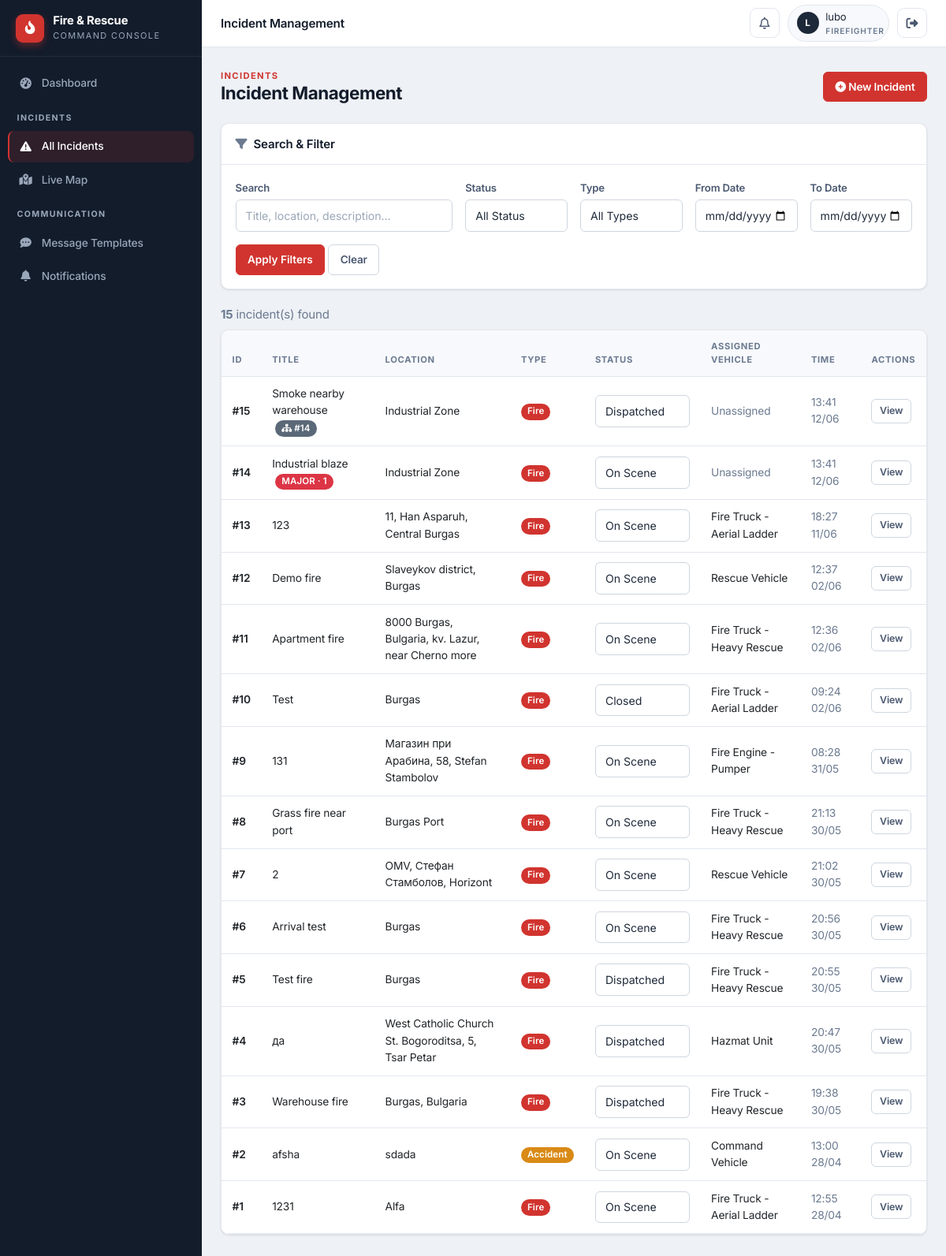
/staff/incidents (signed in), run on the app's committed database.
### app/models/incident.py (models this page shows)
class Incident(db.Model):
    id = db.Column(db.Integer, primary_key=True)
    title = db.Column(db.String(100), nullable=False)
    location = db.Column(db.String(200), nullable=False)
    incident_type = db.Column(db.String(50), nullable=False)
    description = db.Column(db.Text)
    status = db.Column(db.String(20), default='Reported')
    reported_by = db.Column(db.Integer, db.ForeignKey('user_model.id'))
    reported_at = db.Column(db.DateTime, default=datetime.datetime.utcnow)
    assigned_vehicle_id = db.Column(db.Integer, db.ForeignKey('vehicle.id'), nullable=True)
    latitude = db.Column(db.Float, nullable=True)
    longitude = db.Column(db.Float, nullable=True)
    dispatched_at = db.Column(db.DateTime, nullable=True)
    on_scene_at = db.Column(db.DateTime, nullable=True)
    closed_at = db.Column(db.DateTime, nullable=True)
    last_updated = db.Column(db.DateTime, default=datetime.datetime.utcnow, onupdate=datetime.datetime.utcnow)
    updated_by = db.Column(db.Integer, db.ForeignKey('user_model.id'), nullable=True)
    is_major = db.Column(db.Boolean, default=False)
    parent_incident_id = db.Column(db.Integer, db.ForeignKey('incident.id'), nullable=True)
    assigned_vehicle = db.relationship('Vehicle', foreign_keys=[assigned_vehicle_id])
    reporter = db.relationship('UserModel', foreign_keys=[reported_by], backref='reported_incidents')
    updater = db.relationship('UserModel', foreign_keys=[updated_by], backref='updated_incidents')
    children = db.relationship('Incident', backref=db.backref('parent', remote_side=[id]),
                               foreign_keys=[parent_incident_id])
    wind_direction = db.Column(db.Integer, nullable=True)  # degrees (0-360)
    wind_speed = db.Column(db.Float, nullable=True)  # km/h

### app/models/vehicle.py (models this page shows)
class Vehicle(db.Model):
    id = db.Column(db.Integer, primary_key=True)
    type = db.Column(db.String(50))
    location = db.Column(db.String(200))
    latitude = db.Column(db.Float, nullable=True)
    longitude = db.Column(db.Float, nullable=True)
    last_updated = db.Column(db.DateTime, default=datetime.datetime.utcnow, onupdate=datetime.datetime.utcnow)
    speed = db.Column(db.Float, nullable=True)
    heading = db.Column(db.Integer, nullable=True)
    status = db.Column(db.String(20), default='station')
    station_id = db.Column(db.Integer, db.ForeignKey('fire_station.id'), nullable=True)
    current_incident_id = db.Column(db.Integer, db.ForeignKey('incident.id'), nullable=True)
    route_polyline = db.Column(db.Text, nullable=True)      # JSON list of [lat, lng] along the road
    route_started_at = db.Column(db.DateTime, nullable=True)  # when the vehicle began driving
    route_total_seconds = db.Column(db.Float, nullable=True)  # animation duration (sped up for demo)
    route_real_seconds = db.Column(db.Float, nullable=True)   # real OSRM driving time, for ETA display
    route_distance_m = db.Column(db.Float, nullable=True)     # real route distance in meters
    route_dest_lat = db.Column(db.Float, nullable=True)
    route_dest_lng = db.Column(db.Float, nullable=True)
    current_incident = db.relationship('Incident', foreign_keys=[current_incident_id])
    firefighters = db.relationship('Firefighter', backref='assigned_vehicle', lazy=True)

### app/routes/incidents.py (the view, shortened to what this page needs)
@incidents_bp.route('/staff/incidents')
@login_required
def list_incidents():
    search_query = request.args.get('search', '')
    status_filter = request.args.get('status', '')
    type_filter = request.args.get('type', '')
    date_from = request.args.get('date_from', '')
    date_to = request.args.get('date_to', '')
    query = Incident.query
    if status_filter:
        query = query.filter(Incident.status == status_filter)
    if type_filter:
        query = query.filter(Incident.incident_type == type_filter)
    if date_from:
        date_from_obj = datetime.datetime.strptime(date_from, '%Y-%m-%d')
        query = query.filter(Incident.reported_at >= date_from_obj)
    if date_to:
        date_to_obj = datetime.datetime.strptime(date_to, '%Y-%m-%d') + datetime.timedelta(days=1)
        query = query.filter(Incident.reported_at <= date_to_obj)
    all_incidents = query.order_by(Incident.reported_at.desc()).all()
    all_statuses = db.session.query(Incident.status).distinct().all()
    all_types = db.session.query(Incident.incident_type).distinct().all()
    return render_template('staff/incidents/list.html',
                           incidents=all_incidents,
                           all_statuses=[s[0] for s in all_statuses],
                           all_types=[t[0] for t in all_types],
                           search_query=search_query,
                           status_filter=status_filter,
                           type_filter=type_filter,
                           date_from=date_from,
                           date_to=date_to)

### app/utils.py (called while the page is built)
def login_required(f):
    @wraps(f)
    def decorated_function(*args, **kwargs):
        if not session.get('logged_in'):
            flash('Please login to access the staff portal.', 'warning')
            return redirect(url_for('auth.staff_login'))
        return f(*args, **kwargs)
    return decorated_function

### app/templates/staff/incidents/list.html (shortened to what this page needs)
{% extends "staff/base.html" %}
{% block topbar_title %}Incident Management{% endblock %}
{% block content %}
<div class="page-head">
    <div>
        <div class="eyebrow">Incidents</div>
        <h1>Incident Management</h1>
    </div>
    <a href="{{ url_for('incidents.report_incident') }}" class="btn btn-primary">
        <i class="fa-solid fa-circle-plus"></i> New Incident
    </a>
</div>
<div class="card">
    <div class="card-header"><i class="fa-solid fa-filter text-muted me-2"></i>Search &amp; Filter</div>
    <div class="card-body">
        <form method="GET" action="{{ url_for('incidents.list_incidents') }}">
            <div class="row g-3">
                <div class="col-md-4">
                    <label class="form-label">Search</label>
                    <input type="text" name="search" class="form-control" value="{{ search_query }}" placeholder="Title, location, description…">
                </div>
                <div class="col-md-2">
                    <label class="form-label">Status</label>
                    <select name="status" class="form-select">
                        <option value="">All Status</option>
                    </select>
                </div>
                <div class="col-md-2">
                    <label class="form-label">Type</label>
                    <select name="type" class="form-select">
                        <option value="">All Types</option>
                    </select>
                </div>
                <div class="col-md-2">
                    <label class="form-label">From Date</label>
                    <input type="date" name="date_from" class="form-control" value="{{ date_from }}">
                </div>
                <div class="col-md-2">
                    <label class="form-label">To Date</label>
                    <input type="date" name="date_to" class="form-control" value="{{ date_to }}">
                </div>
            </div>
            <div class="mt-3">
                <button type="submit" class="btn btn-primary">Apply Filters</button>
                <a href="{{ url_for('incidents.list_incidents') }}" class="btn btn-outline-secondary">Clear</a>
            </div>
        </form>
    </div>
</div>
<div class="mb-2 text-muted"><strong>{{ incidents|length }}</strong> incident(s) found</div>
<div class="card mb-0">
    <div class="table-responsive">
        <table class="table table-hover mb-0">
            <thead>
                <tr>
                    <th>ID</th><th>Title</th><th>Location</th><th>Type</th><th>Status</th><th>Assigned Vehicle</th><th>Time</th><th>Actions</th>
                </tr>
            </thead>
            <tbody>
                {% for incident in incidents %}
                <tr>
                    <td class="fw-semibold">#{{ incident.id }}</td>
                    <td>
                        {{ incident.title }}
                        {% if incident.is_major %}
                        <span class="badge bg-danger ms-1" title="{{ incident.children|length }} linked incident(s)">MAJOR{% if incident.children %} · {{ incident.children|length }}{% endif %}</span>
                        {% elif incident.parent %}
                        <a href="{{ url_for('incidents.detail', incident_id=incident.parent.id) }}" class="badge bg-secondary ms-1 text-decoration-none" title="Part of Major Incident #{{ incident.parent.id }}">
                            <i class="fa-solid fa-sitemap"></i> #{{ incident.parent.id }}
                        </a>
                        {% endif %}
                    </td>
                    <td>{{ incident.location }}</td>
                    <td><span class="badge bg-{% if incident.incident_type == 'fire' %}primary{% elif incident.incident_type == 'rescue' %}success{% elif incident.incident_type == 'accident' %}warning{% else %}secondary{% endif %} text-capitalize">{{ incident.incident_type }}</span></td>
                    <td>
                        <div class="d-flex align-items-center">
                            <select class="form-select form-select-sm quick-status" data-incident="{{ incident.id }}" style="width:auto; min-width:120px;">
                                <option value="Dispatched" {% if incident.status == 'Dispatched' %}selected{% endif %}>Dispatched</option>
                                <option value="On Scene" {% if incident.status == 'On Scene' %}selected{% endif %}>On Scene</option>
                                <option value="Closed" {% if incident.status == 'Closed' %}selected{% endif %}>Closed</option>
                            </select>
                        </div>
                    </td>
                    <td>{% if incident.assigned_vehicle %}{{ incident.assigned_vehicle.type }}{% else %}<span class="text-muted">Unassigned</span>{% endif %}</td>
                    <td class="text-muted">{{ incident.reported_at.strftime('%H:%M %d/%m') }}</td>
                    <td><a href="{{ url_for('incidents.detail', incident_id=incident.id) }}" class="btn btn-sm btn-outline-secondary">View</a></td>
                </tr>
                {% endfor %}
            </tbody>
        </table>
    </div>
</div>
{% endblock %}

### app/static/css/theme.css (style rules this page uses)
:root { --bg: #eef1f5; --surface: #ffffff; --surface-2: #f7f9fc; --border: #e2e7ee; --border-strong: #cfd6e0; --ink: #131c2b; --ink-2: #1d2838; --ink-3: #2a3650; --ink-soft: #3a4860; --text: #1f2a3a; --text-2: #4a5870; --muted: #6b7a90; --on-dark: #e7ecf3; --on-dark-muted: #9aa7ba; --accent: #d1342f; --accent-dark: #ab2420; --accent-soft: #fdeceb; --success: #1f9d63; --success-soft: #e6f5ed; --warning: #d98a17; --warning-soft: #fbf1de; --info: #2b6cb0; --info-soft: #e6f0f9; --danger: #d1342f; --danger-soft: #fdeceb; --r-sm: 6px; --r: 10px; --r-lg: 14px; --shadow-xs: 0 1px 2px rgba(19, 28, 43, 0.06); --shadow-sm: 0 1px 3px rgba(19, 28, 43, 0.08), 0 1px 2px rgba(19, 28, 43, 0.04); --shadow-md: 0 4px 12px rgba(19, 28, 43, 0.08); --shadow-lg: 0 12px 28px rgba(19, 28, 43, 0.12); --sidebar-w: 256px; --topbar-h: 60px; --spacing-xs: 0.25rem; --spacing-sm: 0.5rem; --spacing-md: 1rem; --spacing-lg: 1.5rem; --spacing-xl: 2rem; --border-radius: var(--r); --border-radius-sm: var(--r-sm); --border-radius-lg: var(--r-lg); --primary-color: var(--accent); --secondary-color: var(--muted); --danger-color: var(--danger); }
* { box-sizing: border-box; }
html { -webkit-text-size-adjust: 100%; }
body { font-family: 'Inter', -apple-system, BlinkMacSystemFont, 'Segoe UI', Roboto, sans-serif; color: var(--text); background: var(--bg); font-size: 0.94rem; line-height: 1.55; letter-spacing: -0.01em; -webkit-font-smoothing: antialiased; text-rendering: optimizeLegibility; }
h1, h2, h3, h4, h5, h6 { color: var(--ink); font-weight: 700; letter-spacing: -0.02em; }
a { text-decoration: none; }
.text-muted { color: var(--muted) !important; }
.page-head { display: flex; align-items: center; justify-content: space-between; gap: 1rem; margin-bottom: 1.5rem; flex-wrap: wrap; }
.page-head h1, .page-head h2 { margin: 0; font-size: 1.4rem; font-weight: 700; }
.eyebrow { text-transform: uppercase; letter-spacing: 0.12em; font-size: 0.7rem; font-weight: 700; color: var(--accent); }

### app/static/css/main.css (style rules this page uses)
.card { border: 1px solid var(--border); border-radius: var(--r); box-shadow: var(--shadow-sm); background: var(--surface); margin-bottom: 1.25rem; }
.card-header { border-bottom: 1px solid var(--border); background: transparent; font-weight: 600; color: var(--ink); padding: 0.85rem 1.1rem; border-radius: var(--r) var(--r) 0 0 !important; }
.card-body { padding: 1.1rem; }
.btn { border-radius: var(--r-sm); font-weight: 600; font-size: 0.85rem; padding: 0.5rem 0.9rem; transition: all 0.15s; border-width: 1px; }
.btn-sm { padding: 0.32rem 0.6rem; font-size: 0.78rem; }
.btn-primary, .btn-danger { background: var(--accent); border-color: var(--accent); color: #fff; }
.btn-outline-secondary { color: var(--text-2); border-color: var(--border-strong); }
.table { margin-bottom: 0; color: var(--text); font-size: 0.86rem; }
.table > thead > tr > th { background: var(--surface-2); color: var(--muted); text-transform: uppercase; font-size: 0.7rem; letter-spacing: 0.06em; font-weight: 700; border-bottom: 1px solid var(--border); padding: 0.7rem 0.85rem; }
.table > tbody > tr > td { padding: 0.72rem 0.85rem; vertical-align: middle; border-color: var(--border); }
.table-responsive { border-radius: var(--r); }
.form-label { font-weight: 600; font-size: 0.82rem; color: var(--text-2); margin-bottom: 0.3rem; }
.form-control, .form-select { border-radius: var(--r-sm); border: 1px solid var(--border-strong); padding: 0.55rem 0.75rem; font-size: 0.88rem; color: var(--text); background: var(--surface); }
.form-control::placeholder { color: #9aa6b6; }
.badge { font-weight: 600; padding: 0.4em 0.7em; border-radius: 999px; font-size: 0.72rem; letter-spacing: 0.01em; }
.badge.bg-primary { background: var(--accent) !important; }
.badge.bg-warning { background: var(--warning) !important; color: #fff !important; }
.badge.bg-secondary { background: #5b6878 !important; }

### data on the page
Incident: id "15", title "Smoke nearby warehouse", parent.id "14", location "Industrial Zone", incident_type "Fire", status+id "Dispatched", shows "Unassigned", reported_at "13:41 12/06"
Incident: id "14", title "Industrial blaze", children|length "1", location "Industrial Zone", incident_type "Fire", status+id "On Scene", shows "Unassigned", reported_at "13:41 12/06"
Incident: id "13", title "123", location "11, Han Asparuh, Central Burgas", incident_type "Fire", status+id "On Scene", assigned_vehicle.type "Fire Truck - Aerial Ladder", reported_at "18:27 11/06"
Incident: id "12", title "Demo fire", location "Slaveykov district, Burgas", incident_type "Fire", status+id "On Scene", assigned_vehicle.type "Rescue Vehicle", reported_at "12:37 02/06"
Incident: id "11", title "Apartment fire", location "8000 Burgas, Bulgaria, kv. Lazur, near Cherno more", incident_type "Fire", status+id "On Scene", assigned_vehicle.type "Fire Truck - Heavy Rescue", reported_at "12:36 02/06"
Incident: id "10", title "Test", location "Burgas", incident_type "Fire", status+id "Closed", assigned_vehicle.type "Fire Truck - Aerial Ladder", reported_at "09:24 02/06"
Incident: id "9", title "131", location "Магазин при Арабина, 58, Stefan Stambolov", incident_type "Fire", status+id "On Scene", assigned_vehicle.type "Fire Engine - Pumper", reported_at "08:28 31/05"
Incident: id "8", title "Grass fire near port", location "Burgas Port", incident_type "Fire", status+id "On Scene", assigned_vehicle.type "Fire Truck - Heavy Rescue", reported_at "21:13 30/05"
Incident: id "7", title "2", location "OMV, Стефан Стамболов, Horizont", incident_type "Fire", status+id "On Scene", assigned_vehicle.type "Rescue Vehicle", reported_at "21:02 30/05"
Incident: id "6", title "Arrival test", location "Burgas", incident_type "Fire", status+id "On Scene", assigned_vehicle.type "Fire Truck - Heavy Rescue", reported_at "20:56 30/05"
Incident: id "5", title "Test fire", location "Burgas", incident_type "Fire", status+id "Dispatched", assigned_vehicle.type "Fire Truck - Heavy Rescue", reported_at "20:55 30/05"
Incident: id "4", title "да", location "West Catholic Church St. Bogoroditsa, 5, Tsar Petar", incident_type "Fire", status+id "Dispatched", assigned_vehicle.type "Hazmat Unit", reported_at "20:47 30/05"
Incident: id "3", title "Warehouse fire", location "Burgas, Bulgaria", incident_type "Fire", status+id "Dispatched", assigned_vehicle.type "Fire Truck - Heavy Rescue", reported_at "19:38 30/05"
Incident: id "2", title "afsha", location "sdada", incident_type "Accident", status+id "On Scene", assigned_vehicle.type "Command Vehicle", reported_at "13:00 28/04"
Incident: id "1", title "1231", location "Alfa", incident_type "Fire", status+id "On Scene", assigned_vehicle.type "Fire Truck - Aerial Ladder", reported_at "12:55 28/04"

### other printed values
{{ (session.user_name or '?')[0]|upper }} "L"
{{ session.user_name }} "lubo"
{{ session.user_role }} "FIREFIGHTER"
{{ incidents|length }} "15"
